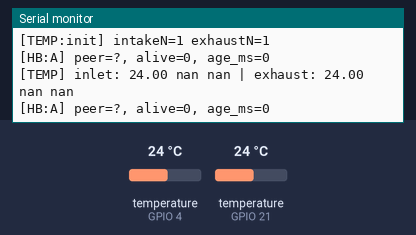
A program run on a simulated ESP32. Shown: the last lines printed to the serial monitor. The inputs (shaded band) are chosen by the test bench; at power-on: temperature (sensors on GPIO 4, GPIO 21) 24 °C. WiFi joins after 1.5 s; servers stay silent unless stated.

Above: at 3.1 s.
3.2 s: temperature (sensor on GPIO 4) set to 12 °C
At 4.5 s:
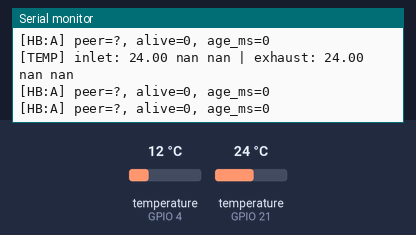
4.7 s: temperature (sensor on GPIO 21) set to 12 °C
At 5.4 s:
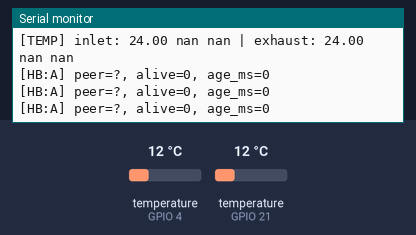
6.2 s: temperature (sensor on GPIO 4) set to 19 °C
7.7 s: temperature (sensor on GPIO 21) set to 19 °C
At 8.75 s:
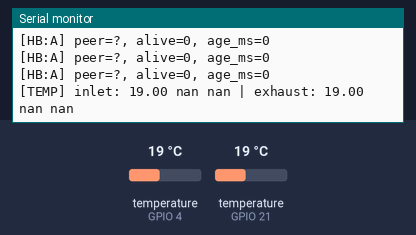

The program:

main.cpp
```cpp
#include <Arduino.h>
#include "config.h"
#include "Heartbeat.h"
#include "TemperatureBus.h"
#include "TelemetrySender.h"

HardwareSerial HBSerial(HB_UART_NUM);
Heartbeat hb(HBSerial);
TemperatureBus tempBus;
TelemetrySender net;

static inline bool isControllerA() { return DEVICE_ID == 'A' || DEVICE_ID == 65; }
static inline bool isControllerB() { return DEVICE_ID == 'B' || DEVICE_ID == 66; }

static void printTemps() {
  Serial.printf(
    "[TEMP] inlet: %.2f %.2f %.2f | exhaust: %.2f %.2f %.2f\n",
    tempBus.intakeC(0), tempBus.intakeC(1), tempBus.intakeC(2),
    tempBus.exhaustC(0), tempBus.exhaustC(1), tempBus.exhaustC(2)
  );
}

static void maybePrintTemps() {
  if (tempBus.hasNewSample()) {
    tempBus.clearNewSampleFlag();
    printTemps();
  }
}

static void appendTempArray(char* out, size_t outSz, const float vals[TemperatureBus::SENSORS_PER_BUS]) {
  // Writes something like: [21.23, 22.00, null]
  // NAN -> null
  size_t used = strnlen(out, outSz);
  if (used >= outSz) return;

  auto append = [&](const char* s) {
    size_t u = strnlen(out, outSz);
    if (u < outSz) strncat(out, s, outSz - u - 1);
  };

  append("[");
  for (uint8_t i = 0; i < TemperatureBus::SENSORS_PER_BUS; i++) {
    if (i) append(", ");
    if (isnan(vals[i])) {
      append("null");
    } else {
      char b[16];
      snprintf(b, sizeof(b), "%.2f", (double)vals[i]);
      append(b);
    }
  }
  append("]");
}

static void buildTelemetryJson(char* out, size_t outSz,
                               const char* macStr,
                               uint32_t nowMs,
                               bool aAlive,
                               bool bAlive,
                               const float cool[TemperatureBus::SENSORS_PER_BUS],
                               const float exhaust[TemperatureBus::SENSORS_PER_BUS],
                               bool failoverOccurred,
                               const char* failoverDetails) {
  // NOTE: Kept close to the JSON structure shown in the image.
  // We avoid ArduinoJson to keep dependencies minimal.
  if (!out || outSz == 0) return;
  out[0] = '\0';

  // Pre-build temperature arrays
  char coolArr[96] = {0};
  char exhArr[96] = {0};
  appendTempArray(coolArr, sizeof(coolArr), cool);
  appendTempArray(exhArr, sizeof(exhArr), exhaust);

  // Escape details minimally (replace \" with ').
  char detailsSafe[128];
  size_t di = 0;
  if (!failoverDetails) failoverDetails = "";
  for (size_t i = 0; failoverDetails[i] && di + 1 < sizeof(detailsSafe); i++) {
    char c = failoverDetails[i];
    if (c == '"') c = '\'';
    if ((uint8_t)c < 0x20) c = ' '; // strip control chars
    detailsSafe[di++] = c;
  }
  detailsSafe[di] = '\0';

  snprintf(
    out, outSz,
    "{\n"
    "  \"message_type\": \"telemetry\",\n\n"
    "  \"device\": {\n"
    "    \"mac\": \"%s\"\n"
    "  },\n\n"
    "  \"timestamp_device_ms\": %lu,\n\n"
    "  \"items\": [\n"
    "    {\n"
    "      \"kind\": \"heartbeat\",\n"
    "      \"controller_a_alive\": %s,\n"
    "      \"controller_b_alive\": %s\n"
    "    },\n"
    "    {\n"
    "      \"kind\": \"sensors\",\n"
    "      \"buses\": [\n"
    "        {\n"
    "          \"bus\": \"cool\",\n"
    "          \"temperatures_c\": %s\n"
    "        },\n"
    "        {\n"
    "          \"bus\": \"exhaust\",\n"
    "          \"temperatures_c\": %s\n"
    "        }\n"
    "      ]\n"
    "    },\n"
    "    {\n"
    "      \"kind\": \"event\",\n"
    "      \"type\": \"failover\",\n"
    "      \"occurred\": %s,\n"
    "      \"details\": \"%s\"\n"
    "    }\n"
    "  ]\n"
    "}\n",
    macStr,
    (unsigned long)nowMs,
    aAlive ? "true" : "false",
    bAlive ? "true" : "false",
    coolArr,
    exhArr,
    failoverOccurred ? "true" : "false",
    detailsSafe
  );
}

void setup() {
  Serial.begin(115200);
  delay(200);

  Serial.println();
  Serial.printf("Booting Controller %c\n", (char)DEVICE_ID);

  // Start heartbeat UART link
  hb.begin(HB_UART_RX_PIN, HB_UART_TX_PIN, HB_UART_BAUD);

  // Start temperature buses (intake + exhaust)
  tempBus.begin(ONE_WIRE_BUS_COOL, ONE_WIRE_BUS_EXHAUST);

  // Start Ethernet telemetry
  net.begin();

  Serial.println("Heartbeat + TemperatureBus started\n");

  // Optional sanity check (keep if you want)
  Serial.printf("[TEMP:init] intakeN=%u exhaustN=%u\n",
                tempBus.intakeDeviceCount(),
                tempBus.exhaustDeviceCount());
}

void loop() {
  const uint32_t now = millis();

  // 1) Always parse RX
  hb.tick();

  // 2) Send heartbeat periodically
  static uint32_t lastSend = 0;
  if ((uint32_t)(now - lastSend) >= (uint32_t)HB_SEND_MS) {
    lastSend = now;
    hb.send((char)DEVICE_ID, now);
  }

  // 3) Temperature sampling (tick exactly once per loop)
  tempBus.tick(now);

  // 4) Heartbeat status
  const bool peerAlive = hb.peerAlive(now, HB_TIMEOUT_MS);
  const uint32_t ageMs = (hb.lastRxMS() == 0) ? 0 : (now - hb.lastRxMS());

  // Determine A/B alive flags (self is always alive)
  const char myId = (char)DEVICE_ID;
  const bool controllerAAlive = (myId == 'A') ? true : peerAlive;
  const bool controllerBAlive = (myId == 'B') ? true : peerAlive;

  // Failover event tracking (purely logical in this "no-relay" version)
  static bool failoverOccurred = false;
  static char failoverDetails[96] = {0};
  if ((myId == 'B') && !failoverOccurred) {
    const bool healthy = (hb.peerId() == 'A') && peerAlive;
    if (!healthy && hb.peerId() == 'A') {
      failoverOccurred = true;
      snprintf(failoverDetails, sizeof(failoverDetails),
               "B took over after %lu ms heartbeat silence", (unsigned long)ageMs);
    }
  }

  // 5) Telemetry send (only active controller sends)
  static uint32_t lastTelemetry = 0;

  // Determine whether B should take over sending:
  // - "healthy" means A is the peer and is alive
  static bool everSawA = false;
  if (hb.peerId() == 'A') everSawA = true;

  const bool healthyA = (hb.peerId() == 'A') && peerAlive;

  // Optional boot grace: if A never appears, let B start sending after a few seconds
  const uint32_t BOOT_GRACE_MS = 5000;
  const bool allowBootTakeover = (now > BOOT_GRACE_MS) && !everSawA;

  bool iAmActiveSender = false;
  if (isControllerA()) {
    iAmActiveSender = true;                  // A always sends
  } else if (isControllerB()) {
    // B sends only if A is unhealthy (after timeout) OR A never appeared after grace
    iAmActiveSender = (!healthyA && everSawA) || allowBootTakeover;
  }

  if (iAmActiveSender && (uint32_t)(now - lastTelemetry) >= (uint32_t)TELEMETRY_SEND_MS) {
    lastTelemetry = now;

    float cool[TemperatureBus::SENSORS_PER_BUS];
    float exhaust[TemperatureBus::SENSORS_PER_BUS];
    for (uint8_t i = 0; i < TemperatureBus::SENSORS_PER_BUS; i++) {
      cool[i] = tempBus.intakeC(i);
      exhaust[i] = tempBus.exhaustC(i);
    }

    static char json[768];
    const String macStr = TelemetrySender::deviceMacString();
    buildTelemetryJson(json, sizeof(json),
                       macStr.c_str(), now,
                       controllerAAlive, controllerBAlive,
                       cool, exhaust,
                       failoverOccurred,
                       failoverDetails);

    const bool ok = net.sendUDP(json);
    if (!ok) {
      Serial.println("[NET] Telemetry send failed (link down or UDP error)");
    }
  }

  // Controller A: prints HB status periodically + always prints temps when sampled
  if (isControllerA()) {
    static uint32_t lastStatus = 0;
    if ((uint32_t)(now - lastStatus) >= 1000) {
      lastStatus = now;
      Serial.printf("[HB:A] peer=%c, alive=%d, age_ms=%lu\n",
                    hb.peerId(),
                    peerAlive ? 1 : 0,
                    (unsigned long)ageMs);
    }

    maybePrintTemps();
  }

  // Controller B: prints temps only when A is unhealthy; logs transitions
  if (isControllerB()) {
    static bool lastHealthy = false;
    static bool everHealthy = false;

    // Your original policy: B considers "healthy" only if the peer is A and alive.
    const bool healthy = (hb.peerId() == 'A') && peerAlive;

    if (lastHealthy && !healthy) {
      Serial.printf("[ALERT:B] Lost heartbeat from A (timeout=%d ms). peer=%c age_ms=%lu\n",
                    (int)HB_TIMEOUT_MS, hb.peerId(), (unsigned long)ageMs);
      Serial.printf("[INFO:B] Trying to recover the bus communication...\n");
    }

    if (!lastHealthy && healthy) {
      if (everHealthy) {
        Serial.printf("[RECOVER:B] Heartbeat from A restored. age_ms=%lu\n",
                      (unsigned long)ageMs);
        Serial.printf("[INFO:B] Releasing the bus communication to device %c\n", hb.peerId());
      }
      everHealthy = true;
    }

    lastHealthy = healthy;

    // Print temps continuously while unhealthy (more useful than edge-only)
    if (!healthy) {
      maybePrintTemps();
    } else {
      // Stay quiet when healthy.
    }
  }

  delay(1);
}
```

Heartbeat.h
```cpp
#pragma once
#include <Arduino.h>

class Heartbeat{
public:
    explicit Heartbeat(HardwareSerial& ser);

    void begin(int rxPin, int txPin, uint32_t baund);
    void tick();
    void send(char myId, uint32_t nowMs);

    bool peerAlive(uint32_t nowMs, uint32_t timeoutMs) const;
    uint32_t lastRxMS() const {return _lastRxMs;}
    char peerId() const {return _peerId;}

private:
    HardwareSerial& _ser;

    uint32_t _lastRxMs = 0;
    char _peerId = '?';

    uint8_t _state = 0;
    uint8_t _buf[2];
    uint8_t _idx = 0;

    void parseByte(uint8_t b);
    uint8_t crc8(const uint8_t* data, size_t n) const;
};
```

RelayControl.h
```cpp
#pragma once
#include <Arduino.h>

enum class BusOwner {NONE, A, B};

class RelayControl{
public:
    void begin(int relayAPin, int relayBPin, bool activeLow);
    void setOwner(BusOwner owner);
    BusOwner owner() const {return _owner;}
private:
    int _pinA = -1;
    int _pinB = -1;
    bool _activeLow = true;;
    BusOwner _owner = BusOwner::NONE;

    void writeRelay(int pin, bool on);
};
```

RoleManager.h
```cpp
#pragma once
#include <Arduino.h>
#include "Heartbeat.h"
#include "RelayControl.h"

enum class RoleState{
    PRIMARY_ACTIVE,
    STANDBY_PASSIVE,
    TAKING_OVER,
    ACTIVE_AFTER_TAKEOVER
};

class RoleManager{
public:
    RoleManager(Heartbeat& hb, RelayControl& relays, char myId);

    void begin();
    void tick();

    RoleState state() const {return _state;}

private:
    Heartbeat& _hb;
    RelayControl& _relays;
    char _myId;

    RoleState _state = RoleState::STANDBY_PASSIVE;
    uint32_t _lastSendMs = 0;
    uint32_t _takeOverStartMs = 0;

    void becomeActive();
    void becomeStandby();
};
```

TelemetrySender.h
```cpp
#pragma once

#include <Arduino.h>

// Lightweight UDP sender for telemetry JSON payloads over a W5500.
// (No ArduinoJson dependency; we send a pre-built JSON string.)

class TelemetrySender {
public:
  bool begin();
  bool isUp() const;
  bool sendUDP(const char* jsonPayload);

  // Formats ESP32 base MAC (EFUSE) as "AA:BB:CC:DD:EE:FF".
  static String deviceMacString();
};
```

TemperatureBus.h
```cpp
#pragma once
#include <Arduino.h>

class TemperatureBus{
    public:
        static constexpr uint8_t SENSORS_PER_BUS = 3;

        bool begin(int intakePin, int exhaustPin); // once in setup
        void tick(uint32_t nowMs);

        // true if we have at least one reading on each bus
        bool ready() const;

        bool hasNewSample() const;
        void clearNewSampleFlag();

        // Backward-compatible: "primary" reading for each bus (index 0).
        // Returns NAN if not available.
        float intakeC() const { return _intakePrimaryC; }
        float exhaustC() const { return _exhaustPrimaryC; }

        // New: read individual sensors (0..2). Returns NAN if missing/unavailable.
        float intakeC(uint8_t idx) const {
            return (idx < SENSORS_PER_BUS) ? _intakeC[idx] : NAN;
        }
        float exhaustC(uint8_t idx) const {
            return (idx < SENSORS_PER_BUS) ? _exhaustC[idx] : NAN;
        }

        // Device Counts for OneWire temp busses
        uint8_t intakeDeviceCount() const { return _intakeDeviceCount; }
        uint8_t exhaustDeviceCount() const { return _exhaustDeviceCount; }

    private:
        enum State { IDLE, REQUESTED, READ_READY };

        bool scanBuses();
        void requestConversion();
        void readTemperatures();

        int _intakePin;
        int _exhaustPin;

        void* _oneWireIntake = nullptr;
        void* _oneWireExhaust = nullptr;
        void* _dtIntake = nullptr;
        void* _dtExhaust = nullptr;

        uint8_t _intakeDeviceCount = 0;
        uint8_t _exhaustDeviceCount = 0;

        // Latest readings for up to 3 sensors per bus
        float _intakeC[SENSORS_PER_BUS]  = { NAN, NAN, NAN };
        float _exhaustC[SENSORS_PER_BUS] = { NAN, NAN, NAN };

        // Backward-compatible "primary" values (index 0)
        float _intakePrimaryC = NAN;
        float _exhaustPrimaryC = NAN;

        State _state = IDLE;
        uint32_t _lastRequestMs = 0;
        uint32_t _lastSampleMs = 0;

        bool _newSample = false;
};
```

TimeUtil.h
```cpp
#pragma once
#include <Arduino.h>

static inline bool elapsed(uint32_t now, uint32_t since, uint32_t interval){
    return (uint32_t)(now-since) >= interval;
}
```

Heartbeat.cpp
```cpp
#include "Heartbeat.h"

Heartbeat::Heartbeat(HardwareSerial& ser) : _ser(ser) {}

void Heartbeat::begin(int rxPin, int txPin, uint32_t baud){
    _ser.begin(baud, SERIAL_8N1, rxPin, txPin);
}

uint8_t Heartbeat::crc8(const uint8_t* data, size_t n) const {
    uint8_t crc = 0;
    for(size_t i = 0; i<n; i++){
        crc ^= data[i];
        for(int b=0; b<8; b++){
            crc = (crc & 0x80) ? (uint8_t)((crc << 1) ^ 0x07) : (uint8_t)(crc << 1);
        }
    }
    return crc;
}

void Heartbeat::send(char myId, uint32_t /*nowMs*/){
    static uint8_t seq = 0;

    uint8_t pkt[5];
    pkt[0] = 0xAA;
    pkt[1] = 0x55;
    pkt[2] = (uint8_t)myId;
    pkt[3] = seq++;
    pkt[4] = crc8(&pkt[2], 2);

    _ser.write(pkt, sizeof(pkt));

}

bool Heartbeat::peerAlive(uint32_t nowMs, uint32_t timeoutMs) const{
    if (_lastRxMs == 0) return false;
    return (u_int32_t)(nowMs - _lastRxMs) <= timeoutMs;
}

void Heartbeat::tick(){
    while(_ser.available() > 0){
        parseByte((uint8_t)_ser.read());
    }
}

void Heartbeat::parseByte(uint8_t b){
    // Frame: AA 55 ID SEQ CRC
    switch(_state){
        case 0:
            _state = (b== 0xAA) ? 1 : 0;
            break;
        case 1:
            if(b == 0x55){
                _state = 2;
                _idx = 0;
            } else {
                _state = 0;
            }
            break;
        case 2:
            _buf[_idx++] = b;
            _state = 3;
            break;
        case 3:
            _buf[_idx++] = b;
            _state = 4;
            break;
        case 4: {
            uint8_t got = b;
            uint8_t calc = crc8(_buf, 2);
            if (got == calc){
                _peerId = (char)_buf[0];
                _lastRxMs = millis();
            }
            _state = 0;
        } break;

        default:
            _state = 0;
            break;
    }
}
```

RelayControl.cpp
```cpp
#include "RelayControl.h"
#include "config.h"

void RelayControl::begin(int relayAPin, int relayBPin, bool activeLow){
    _pinA = relayAPin;
    _pinB = relayBPin;
    _activeLow = activeLow;

    if (_pinA >= 0) pinMode(_pinA, OUTPUT);
    if (_pinB >= 0) pinMode(_pinB, OUTPUT);

    //Default: both relays are OFF (disconnected)
    if (_pinA >= 0) writeRelay(_pinA, false);
    if (_pinB >= 0) writeRelay(_pinB, false);
    _owner = BusOwner::NONE;
}

void RelayControl::writeRelay(int pin, bool on){
    if (pin<0) return;

    if(_activeLow){
        digitalWrite(pin, on ? LOW : HIGH);
    } else {
        digitalWrite(pin, on ? HIGH : LOW);
    }
}

void RelayControl::setOwner(BusOwner newOwner){
    if (newOwner == _owner) return;

    if (_pinA >= 0) writeRelay(_pinA, false);
    if (_pinB >= 0) writeRelay(_pinB, false);
    delay(BREAK_BEFORE_MAKE_MS);

    if (newOwner == BusOwner::A && _pinA >= 0) writeRelay(_pinA, true);

    if (newOwner == BusOwner::B && _pinB >=0) writeRelay(_pinB, true);

    _owner = newOwner;
}
```

RoleManager.cpp
```cpp
#include "RoleManager.h"
#include "config.h"
#include "TimeUtil.h"

RoleManager::RoleManager(Heartbeat& hb, RelayControl& relays, char myId) : _hb(hb), _relays(relays), _myId(myId){}

void RoleManager::begin(){
    //Deterministic Startup:
    // A starts active, B starts standby
    if(_myId == 'A'){
        becomeActive();
    } else {
        becomeStandby();
    }
}

void RoleManager::becomeActive(){
    _state = RoleState::PRIMARY_ACTIVE;
    _relays.setOwner((_myId == 'A') ? BusOwner::A : BusOwner::B);
}

void RoleManager::becomeStandby(){
    _state = RoleState::STANDBY_PASSIVE;
    _relays.setOwner(BusOwner::NONE);
}

void RoleManager::tick(){
    uint32_t now = millis();

    _hb.tick(); // Always parse incoming heartbeats

    if(elapsed(now, _lastSendMs, HB_SEND_MS)){
        _lastSendMs = now;
        _hb.send(_myId, now);
    }

    bool peerAlive = _hb.peerAlive(now, HB_TIMEOUT_MS);

    switch (_state){
        case RoleState::PRIMARY_ACTIVE:
            //Preferred primary stays active
            break;

        case RoleState::STANDBY_PASSIVE:
            if(!peerAlive){
                _state = RoleState::TAKING_OVER;
                _takeOverStartMs = now;

                //Claim the bus
                _relays.setOwner((_myId == 'A') ? BusOwner::A : BusOwner::B);
            }
            break;

        case RoleState::TAKING_OVER:
            //Allowing bus to settle
            if(elapsed(now, _takeOverStartMs, 200)){
                _state = RoleState::ACTIVE_AFTER_TAKEOVER;
                _takeOverStartMs = now;
            }
            break;

        case RoleState::ACTIVE_AFTER_TAKEOVER:
            // Hold ownership to prevent flapping
            if(elapsed(now, _takeOverStartMs, HB_TAKEOVER_HOLD_MS)){
                // Future policies -> TBD!!
            }
            break;
    }


}
```

Source omitted: TelemetrySender.cpp (2429 bytes), TemperatureBus.cpp (3946 bytes), config.h (2780 bytes)

Measured:
- after the input at 7.7 s, the serial monitor: prints a new line after 0.76 s (image 3)
